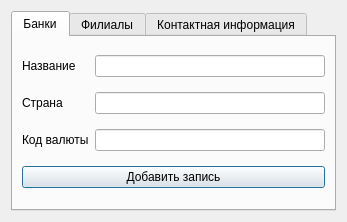
<?xml version="1.0" encoding="UTF-8"?>
<ui version="4.0">
 <class>AddRecord</class>
 <widget class="QDialog" name="AddRecord">
  <property name="geometry">
   <rect>
    <x>0</x>
    <y>0</y>
    <width>347</width>
    <height>222</height>
   </rect>
  </property>
  <property name="minimumSize">
   <size>
    <width>215</width>
    <height>200</height>
   </size>
  </property>
  <property name="maximumSize">
   <size>
    <width>500</width>
    <height>350</height>
   </size>
  </property>
  <property name="windowTitle">
   <string>Добавить запись</string>
  </property>
  <layout class="QGridLayout" name="gridLayout_2">
   <item row="0" column="0">
    <widget class="QTabWidget" name="tabWidget">
     <property name="currentIndex">
      <number>0</number>
     </property>
     <widget class="QWidget" name="banks">
      <attribute name="title">
       <string>Банки</string>
      </attribute>
      <layout class="QGridLayout" name="gridLayout">
       <item row="0" column="0">
        <widget class="QLabel" name="name">
         <property name="text">
          <string>Название</string>
         </property>
        </widget>
       </item>
       <item row="0" column="1">
        <widget class="QLineEdit" name="nameLine"/>
       </item>
       <item row="1" column="0">
        <widget class="QLabel" name="country">
         <property name="text">
          <string>Страна</string>
         </property>
        </widget>
       </item>
       <item row="1" column="1">
        <widget class="QLineEdit" name="countryLine"/>
       </item>
       <item row="2" column="0">
        <widget class="QLabel" name="currency">
         <property name="text">
          <string>Код валюты</string>
         </property>
        </widget>
       </item>
       <item row="2" column="1">
        <widget class="QLineEdit" name="currencyLine"/>
       </item>
       <item row="3" column="0" colspan="2">
        <widget class="QPushButton" name="BankRecordButton">
         <property name="text">
          <string>Добавить запись</string>
         </property>
        </widget>
       </item>
      </layout>
     </widget>
     <widget class="QWidget" name="branches">
      <attribute name="title">
       <string>Филиалы</string>
      </attribute>
      <layout class="QGridLayout" name="gridLayout_3">
       <item row="2" column="0">
        <widget class="QLabel" name="streetLabel">
         <property name="text">
          <string>Улица</string>
         </property>
        </widget>
       </item>
       <item row="0" column="2">
        <widget class="QLineEdit" name="bankLine"/>
       </item>
       <item row="3" column="2">
        <widget class="QLineEdit" name="buildingNumberLine"/>
       </item>
       <item row="2" column="2">
        <widget class="QLineEdit" name="streetLine"/>
       </item>
       <item row="3" column="0" colspan="2">
        <widget class="QLabel" name="buildingNumberLabel">
         <property name="text">
          <string>Номер строения</string>
         </property>
        </widget>
       </item>
       <item row="1" column="0">
        <widget class="QLabel" name="cityLabel">
         <property name="text">
          <string>Город</string>
         </property>
        </widget>
       </item>
       <item row="4" column="2">
        <widget class="QLineEdit" name="postalCodeLine"/>
       </item>
       <item row="4" column="0" colspan="2">
        <widget class="QLabel" name="postalCodeLabel">
         <property name="text">
          <string>Почтовый индекс</string>
         </property>
        </widget>
       </item>
       <item row="0" column="0">
        <widget class="QLabel" name="bankLabel">
         <property name="text">
          <string>ID банка</string>
         </property>
        </widget>
       </item>
       <item row="1" column="2">
        <widget class="QLineEdit" name="cityLine"/>
       </item>
       <item row="5" column="0" colspan="3">
        <widget class="QPushButton" name="BranchRecordButton">
         <property name="text">
          <string>Добавить запись</string>
         </property>
        </widget>
       </item>
      </layout>
     </widget>
     <widget class="QWidget" name="tab">
      <attribute name="title">
       <string>Контактная информация</string>
      </attribute>
      <layout class="QGridLayout" name="gridLayout_4">
       <item row="0" column="0">
        <widget class="QLabel" name="branchIdLabel">
         <property name="text">
          <string>ID Филиала</string>
         </property>
        </widget>
       </item>
       <item row="0" column="1">
        <widget class="QLineEdit" name="branchIdLine"/>
       </item>
       <item row="1" column="0">
        <widget class="QLabel" name="phoneNumberLabel">
         <property name="text">
          <string>Номер телефона</string>
         </property>
        </widget>
       </item>
       <item row="1" column="1">
        <widget class="QLineEdit" name="phoneNumberLine"/>
       </item>
       <item row="2" column="0">
        <widget class="QLabel" name="emailLabel">
         <property name="text">
          <string>Email</string>
         </property>
        </widget>
       </item>
       <item row="2" column="1">
        <widget class="QLineEdit" name="emailLine"/>
       </item>
       <item row="3" column="0">
        <widget class="QLabel" name="websiteLabel">
         <property name="text">
          <string>Website</string>
         </property>
        </widget>
       </item>
       <item row="3" column="1">
        <widget class="QLineEdit" name="websiteLine"/>
       </item>
       <item row="4" column="0" colspan="2">
        <widget class="QPushButton" name="ContactInfoRecordButton">
         <property name="text">
          <string>Добавить запись</string>
         </property>
        </widget>
       </item>
      </layout>
     </widget>
    </widget>
   </item>
  </layout>
 </widget>
 <resources/>
 <connections/>
</ui>
